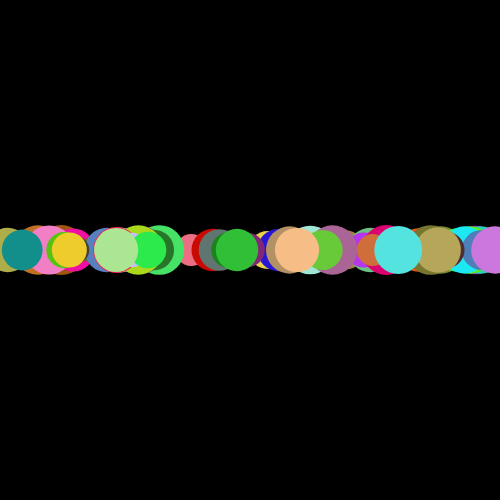
Frame 1 (no input)
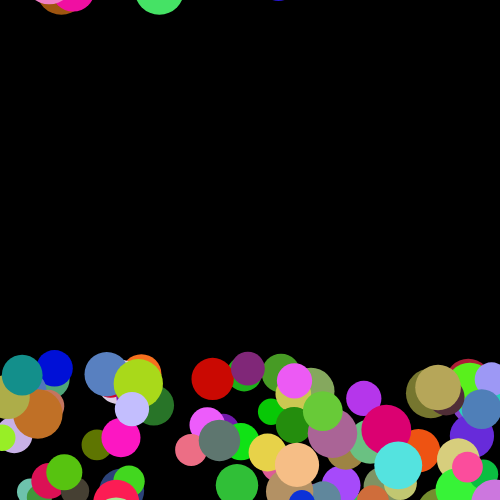
Frame 60 (no input)
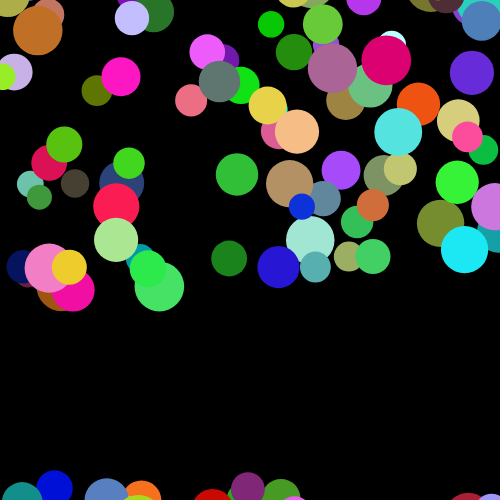
Frame 120 (the mouse pressed at the canvas centre since frame 60)

The p5.js sketch that drew these frames (run headless with seeded random() and noise() and a simulated clock; from frame 60 on, the mouse is pressed at the canvas centre):

// p5.js sketch
// ── sketch.js
let ballArray = [];
let pointer;

function setup() {
    createCanvas(500, 500);

    for (let i = 0; i < 100; i++) {
        let temp = new Ball(random(0, 500), 250, random(0, 255), random(0, 255), random(0, 255), random(2, 5), random(25, 50));
        ballArray.push(temp);
    }
}

function draw() {
    background(0);
    noStroke();

    for (let i = 0; i < ballArray.length; i++){
        fill(ballArray[i].redValue, ballArray[i].greenValue, ballArray[i].blueValue);
        ellipse(ballArray[i].xPos, ballArray[i].yPos, ballArray[i].sizeValue, ballArray[i].sizeValue);

        ballArray[i].yPos += ballArray[i].speedValue;

        if(ballArray[i].yPos > 525) {
            ballArray[i].yPos = -25;
        }
    }
}

function mouseClicked() {
    fill(0, 255, 0);
    ellipse(mouseX, mouseY, 20, 20);
}


class Ball {
    constructor(x, y, r, g, b, speed, size) {
        this.xPos = x;
        this.yPos = y;
        this.redValue = r;
        this.greenValue = g;
        this.blueValue = b;
        this.speedValue = speed;
        this.sizeValue = size;
    }
}
